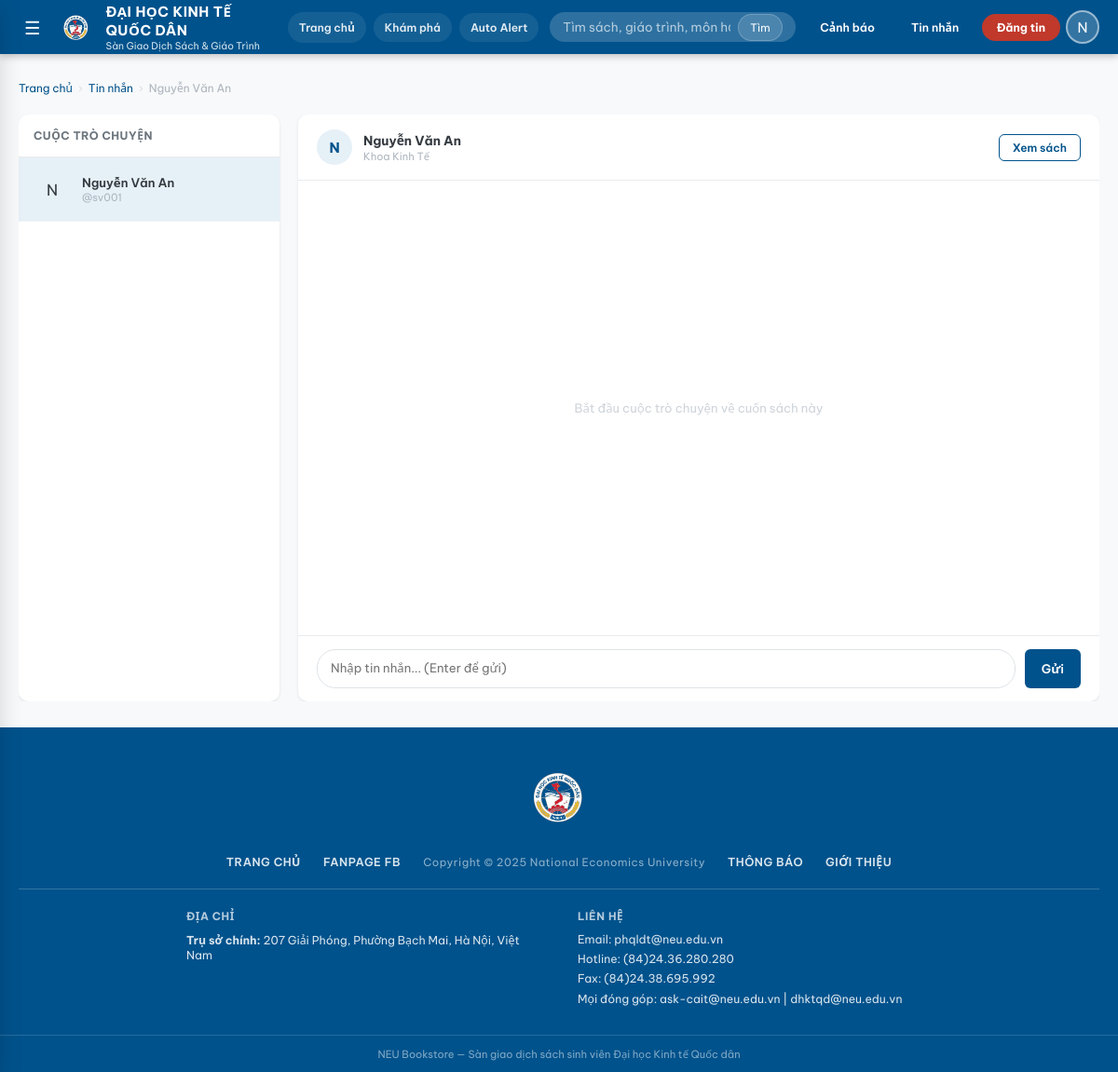
/messages/1/2 (signed in), run on an earlier commit of the app's database.
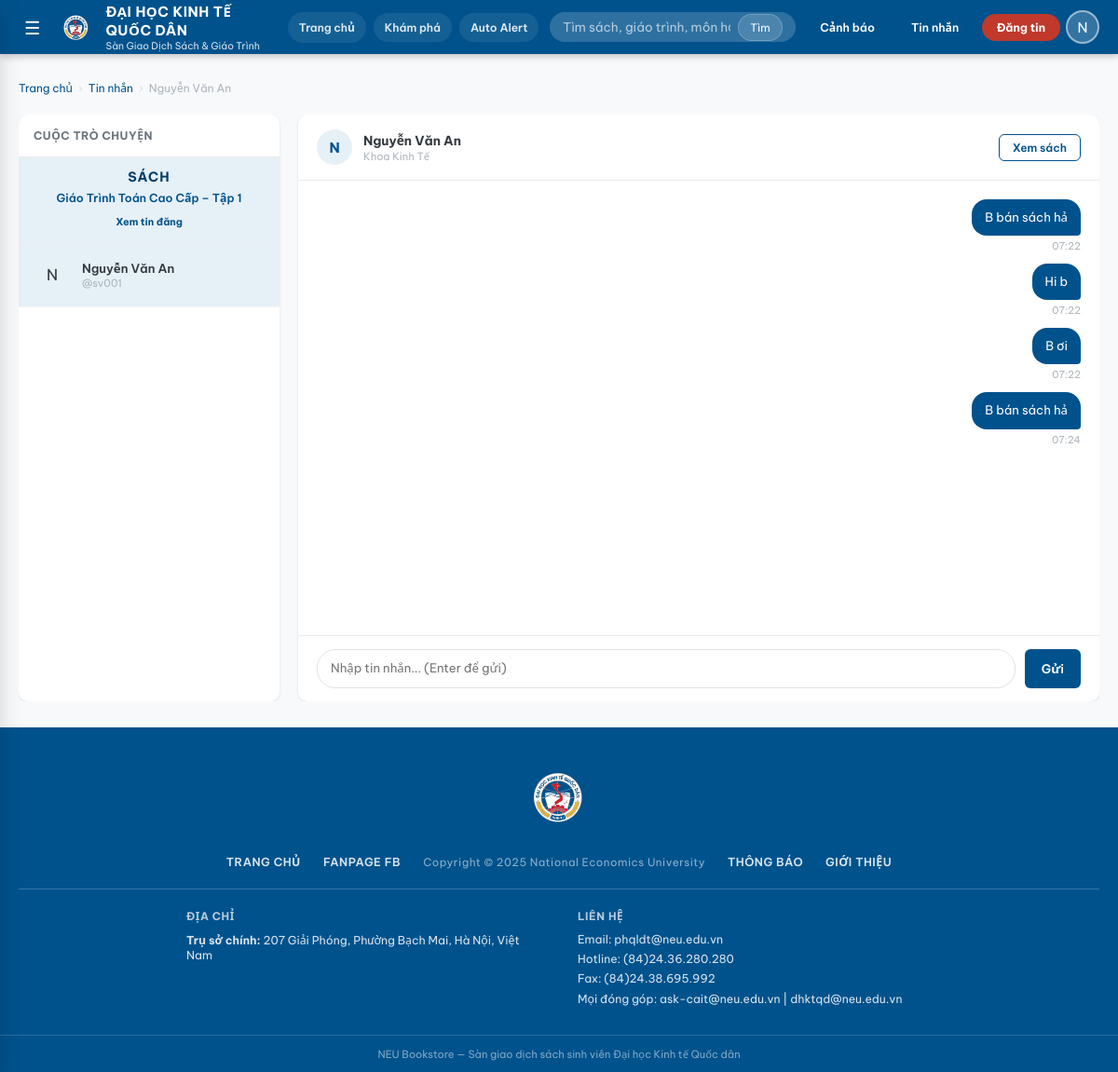
And on a later commit of the database.
### tables this page shows
CREATE TABLE books (
    id           INTEGER PRIMARY KEY AUTOINCREMENT,
    title        TEXT    NOT NULL,
    author       TEXT,
    isbn         TEXT,
    publisher    TEXT,
    publish_year INTEGER,
    edition      TEXT,
    category_id  INTEGER REFERENCES categories(id) ON DELETE SET NULL,
    faculty      TEXT,
    course_year  INTEGER,
    subject_code TEXT,
    description  TEXT,
    cover_emoji  TEXT    DEFAULT '📖',
    created_at   TIMESTAMP DEFAULT CURRENT_TIMESTAMP
, cover_image TEXT);

CREATE TABLE messages (
    id          INTEGER PRIMARY KEY AUTOINCREMENT,
    listing_id  INTEGER REFERENCES listings(id)  ON DELETE CASCADE,
    sender_id   INTEGER REFERENCES users(id)     ON DELETE CASCADE,
    receiver_id INTEGER REFERENCES users(id)     ON DELETE CASCADE,
    content     TEXT    NOT NULL,
    is_read     INTEGER DEFAULT 0,
    created_at  TIMESTAMP DEFAULT CURRENT_TIMESTAMP
);

### app.py (the view, shortened to what this page needs)
@app.route("/messages/<int:lid>/<int:oid>", methods=["GET", "POST"])
@login_required
def chat(lid, oid):
    conn = get_db_connection()
    uid  = session["user_id"]
    conn.execute(
        "UPDATE messages SET is_read=1 WHERE listing_id=? AND sender_id=? AND receiver_id=?",
        (lid, oid, uid),
    )
    conn.commit()
    msgs = conn.execute("""
        SELECT m.*, u.full_name sender_name, u.username sender_username
        FROM messages m
        JOIN users u ON u.id=m.sender_id
        WHERE m.listing_id=?
          AND ((m.sender_id=? AND m.receiver_id=?) OR (m.sender_id=? AND m.receiver_id=?))
        ORDER BY m.created_at ASC
    """, (lid, uid, oid, oid, uid)).fetchall()
    listing    = conn.execute(
        "SELECT l.*, b.title, b.cover_emoji, b.cover_image FROM listings l JOIN books b ON b.id=l.book_id WHERE l.id=?",
        (lid,),
    ).fetchone()
    other_user = conn.execute("SELECT * FROM users WHERE id=?", (oid,)).fetchone()
    conn.close()
    return render_template(
        "chat.html",
        msgs=msgs,
        listing=listing,
        other_user=other_user,
        listing_id=lid,
        other_id=oid,
    )

### app.py (called while the page is built)
def format_local_timestamp(value, fmt="%H:%M"):
    if not value:
        return ""
    try:
        dt = datetime.strptime(value, "%Y-%m-%d %H:%M:%S") + timedelta(hours=7)
        return dt.strftime(fmt)
    except ValueError:
        return value

def login_required(f):
    @wraps(f)
    def decorated(*args, **kwargs):
        if "user_id" not in session:
            flash("Vui lòng đăng nhập để tiếp tục.", "warning")
            return redirect(url_for("login"))
        return f(*args, **kwargs)
    return decorated

def get_current_user():
    if "user_id" not in session:
        return None
    conn = get_db_connection()
    user = conn.execute("SELECT * FROM users WHERE id=?", (session["user_id"],)).fetchone()
    conn.close()
    return user

### database.py (called while the page is built)
def get_db_connection() -> sqlite3.Connection:
    conn = sqlite3.connect(DATABASE)
    conn.row_factory = sqlite3.Row
    conn.execute("PRAGMA foreign_keys = ON")
    return conn

### templates/chat.html (shortened to what this page needs)
{% extends "base.html" %}
{% block content %}
<div class="container">
  <div class="breadcrumb">
    <a href="{{ url_for('home') }}">Trang chủ</a>
    <span class="breadcrumb-sep">›</span>
    <a href="{{ url_for('messages') }}">Tin nhắn</a>
    <span class="breadcrumb-sep">›</span>
    <span>{{ other_user.full_name or other_user.username }}</span>
  </div>
  <div class="chat-container chat-shell">
    <div class="chat-list">
      <div style="padding:14px 16px;border-bottom:1px solid var(--gray-200);
                  font-size:.8rem;font-weight:700;color:var(--gray-600);
                  text-transform:uppercase;letter-spacing:.5px">
        Cuộc trò chuyện
      </div>
      {% if listing %}
        <div style="padding:12px 16px;background:var(--neu-blue-light);
                    border-bottom:1px solid var(--gray-200)">
          <div class="book-card-cover-label" style="text-align:center;margin-bottom:6px">Sách</div>
          <div style="font-size:.82rem;font-weight:600;color:var(--neu-blue);
                      line-height:1.3;text-align:center">
            {{ listing.title }}
          </div>
          <div style="text-align:center;margin-top:6px">
            <a href="{{ url_for('listing_detail', lid=listing_id) }}"
               class="badge badge-blue" style="font-size:.72rem">
              Xem tin đăng
            </a>
          </div>
        </div>
      {% endif %}
      <div class="chat-item active">
        <div class="chat-item-avatar">
          {{ other_user.full_name[0] if other_user.full_name else '?' }}
        </div>
        <div>
          <div style="font-weight:600;font-size:.88rem">
            {{ other_user.full_name or other_user.username }}
          </div>
          <div style="font-size:.75rem;color:var(--gray-500)">
            @{{ other_user.username }}
          </div>
        </div>
      </div>
    </div>
    <div class="chat-messages">
      <div class="chat-header">
        <div style="width:38px;height:38px;border-radius:50%;
                    background:var(--neu-blue-light);
                    display:flex;align-items:center;justify-content:center;
                    font-size:1rem;font-weight:700;color:var(--neu-blue)">
          {{ other_user.full_name[0] if other_user.full_name else '?' }}
        </div>
        <div>
          <div style="font-weight:700;font-size:.92rem">
            {{ other_user.full_name or other_user.username }}
          </div>
          {% if other_user.faculty %}
            <div style="font-size:.75rem;color:var(--gray-500)">{{ other_user.faculty }}</div>
          {% endif %}
        </div>
        <div style="margin-left:auto">
          <a href="{{ url_for('listing_detail', lid=listing_id) }}"
             class="btn btn-outline btn-sm">Xem sách</a>
        </div>
      </div>
      <div class="chat-body" id="chatBody" data-last-id="{{ msgs[-1].id if msgs else 0 }}">
        {% if msgs %}
          {% for m in msgs %}
            {% set is_me = m.sender_id == session.get('user_id') %}
            <div class="msg {{ 'msg-me' if is_me else 'msg-them' }}" data-message-id="{{ m.id }}">
              <div class="msg-bubble">{{ m.content }}</div>
              <div class="msg-time">{{ format_local_timestamp(m.created_at) }}</div>
            </div>
          {% endfor %}
        {% else %}
          <div id="chatEmptyState" style="text-align:center;color:var(--gray-400);
                      margin:auto;font-size:.88rem">
            Bắt đầu cuộc trò chuyện về cuốn sách này
          </div>
        {% endif %}
      </div>
      <form class="chat-input" id="chatForm" method="POST"
            action="{{ url_for('chat', lid=listing_id, oid=other_id) }}">
        <textarea name="content" placeholder="Nhập tin nhắn... (Enter để gửi)"
                  rows="1"></textarea>
        <button type="submit" id="chatSubmitBtn" class="btn btn-primary" style="padding:0 18px;height:42px">
          Gửi
        </button>
      </form>
    </div>
  </div>
</div>
{% endblock %}

What changed in the data, as far as the page shows it:
now on this page (row unchanged): books: title "Giáo Trình Toán Cao Cấp – Tập 1"
added messages: content "B bán sách hả", created_at "07:22"
added messages: content "Hi b", created_at "07:22"
added messages: content "B ơi", created_at "07:22"
added messages: content "B bán sách hả", created_at "07:24"
Also different on the page:
text no longer shown: "Bắt đầu cuộc trò chuyện về cuốn sách này"
text now shown: "SÁCH Xem tin đăng"
